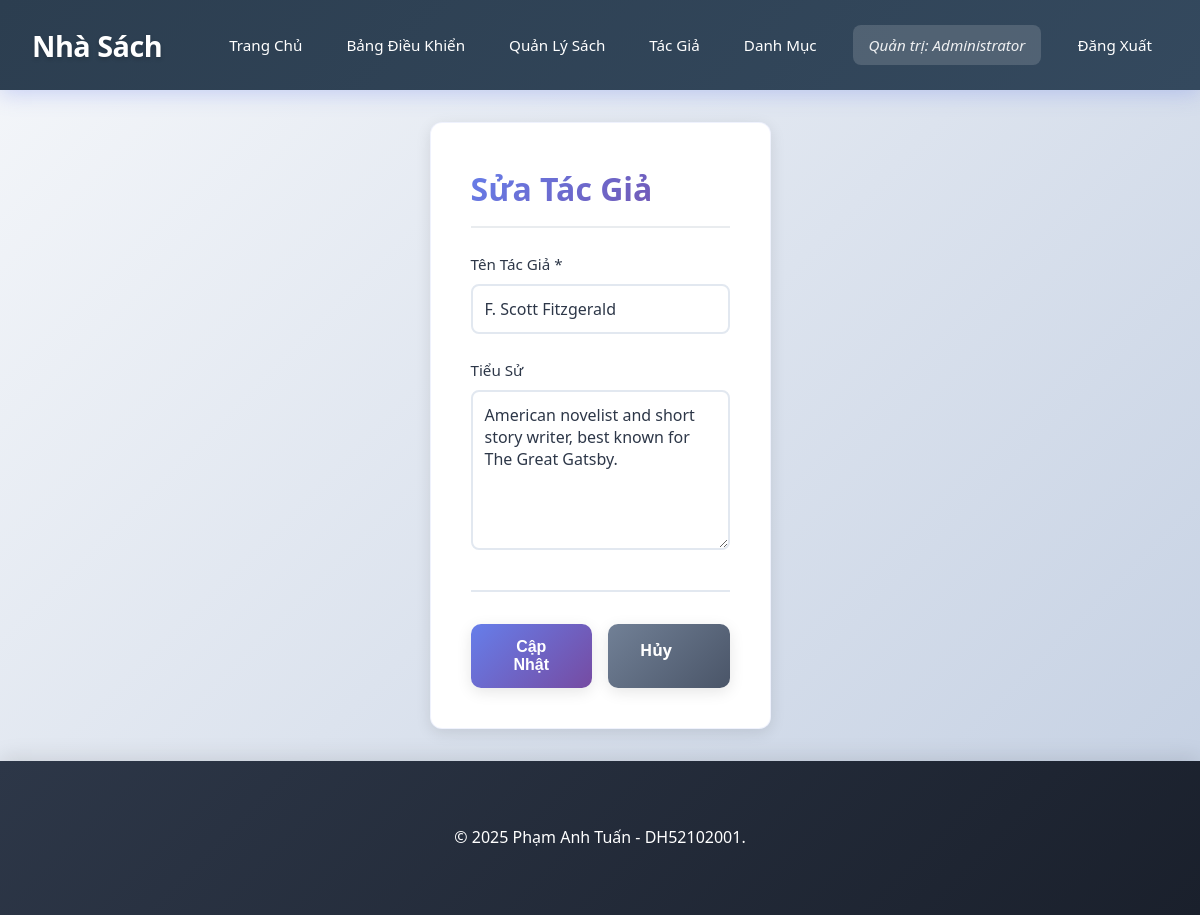
/edit_author.php?id=1 (signed in), run on the app's committed database.
### tables this page shows
CREATE TABLE authors (
    id INT AUTO_INCREMENT PRIMARY KEY,
    name VARCHAR(255) NOT NULL,
    bio TEXT,
    created_at TIMESTAMP DEFAULT CURRENT_TIMESTAMP,
    updated_at TIMESTAMP DEFAULT CURRENT_TIMESTAMP ON UPDATE CURRENT_TIMESTAMP
);

### edit_author.php (the view, shortened to what this page needs)
<?php
require_once 'config/database.php';
$id = $_GET['id'] ?? null;
try {
    $stmt = $pdo->prepare("SELECT * FROM authors WHERE id = ?");
    $stmt->execute([$id]);
    $author = $stmt->fetch(PDO::FETCH_ASSOC);
} catch (PDOException $e) {
    header('Location: authors.php');
    exit;
}
?>
<!DOCTYPE html>
<html lang="vi">
<head>
    <link rel="stylesheet" href="assets/css/style.css">
    <link rel="stylesheet" href="assets/css/admin.css">
</head>
<body class="admin-page">
    <?php include 'includes/header.php'; ?>
    <main class="container">
        <section class="form-section">
            <h2>Sửa Tác Giả</h2>
            <form method="POST" action="edit_author.php?id=<?php echo $id; ?>" class="book-form">
                <div class="form-group">
                    <label for="name">Tên Tác Giả *</label>
                    <input type="text" id="name" name="name" required
                           value="<?php echo htmlspecialchars($author['name']); ?>">
                </div>
                <div class="form-group">
                    <label for="bio">Tiểu Sử</label>
                    <textarea id="bio" name="bio" rows="6"><?php echo htmlspecialchars($author['bio'] ?? ''); ?></textarea>
                </div>
                <div class="form-actions">
                    <button type="submit" class="btn btn-primary">Cập Nhật</button>
                    <a href="authors.php" class="btn btn-secondary">Hủy</a>
                </div>
            </form>
        </section>
    </main>
    <?php include 'includes/footer.php'; ?>
</body>
</html>

### assets/css/style.css (style rules this page uses)
* { margin: 0; padding: 0; box-sizing: border-box; }
body { font-family: "Segoe UI", Tahoma, Geneva, Verdana, sans-serif; line-height: 1.6; color: #2d3748; background: linear-gradient(135deg, #f5f7fa 0%, #c3cfe2 100%); min-height: 100vh; display: flex; flex-direction: column; }
.container { max-width: 1200px; margin: 0 auto; padding: 2rem; flex: 1; }
input[type="text"], input[type="email"], input[type="password"], input[type="number"], input[type="tel"], input[type="url"], input[type="date"], input[type="time"], input[type="search"], textarea, select { width: 100%; padding: 0.75rem; border: 2px solid #e2e8f0; border-radius: 8px; font-size: 1rem; font-family: inherit; transition: all 0.3s; background: white; color: #2d3748; box-sizing: border-box; }
textarea { min-height: 120px; resize: vertical; }
label { display: block; margin-bottom: 0.5rem; font-weight: 500; color: #2d3748; font-size: 0.95rem; }
.form-group { margin-bottom: 1.5rem; }
.form-group label { margin-bottom: 0.5rem; }
.btn { padding: 0.875rem 2rem; border: none; border-radius: 10px; font-size: 1rem; font-weight: 600; cursor: pointer; text-decoration: none; display: inline-block; transition: all 0.3s ease; box-shadow: 0 4px 15px rgba(0, 0, 0, 0.1); }
.btn-primary { background: linear-gradient(135deg, #667eea 0%, #764ba2 100%); color: white; }
.btn-secondary { background: linear-gradient(135deg, #718096 0%, #4a5568 100%); color: white; }
.form-section { background: white; padding: 2rem; border-radius: 15px; box-shadow: 0 8px 30px rgba(0, 0, 0, 0.12); border: 1px solid rgba(102, 126, 234, 0.1); max-height: 90vh; overflow-y: auto; overflow-x: hidden; }
.form-section h2 { margin-bottom: 2rem; color: #2d3748; font-size: 2rem; font-weight: 700; background: linear-gradient(135deg, #667eea 0%, #764ba2 100%); -webkit-background-clip: text; -webkit-text-fill-color: transparent; background-clip: text; }
.book-form, .form-section form { max-width: 800px; margin: 0 auto; }
.form-actions { display: flex; gap: 1rem; margin-top: 2rem; padding-top: 2rem; border-top: 2px solid #e2e8f0; }
.form-actions .btn { flex: 1; }

### assets/css/admin.css (style rules this page uses)
body.admin-page { background-color: #f8f9fa; }
body.admin-page .form-section { max-width: 700px; margin: 0 auto; background: white; padding: 2.5rem; border-radius: 12px; box-shadow: 0 4px 15px rgba(0,0,0,0.1); transition: box-shadow 0.3s; }
body.admin-page .form-section h2 { margin-bottom: 1.5rem; color: #2c3e50; font-size: 2rem; font-weight: 600; padding-bottom: 0.75rem; border-bottom: 2px solid #e9ecef; }
body.admin-page main.container { padding: 2rem 0; }

### data on the page
authors: name "F. Scott Fitzgerald", bio "American novelist and short story writer, best known for The Great Gatsby."

### other printed values
$_SESSION['customer_name'] "Administrator"
